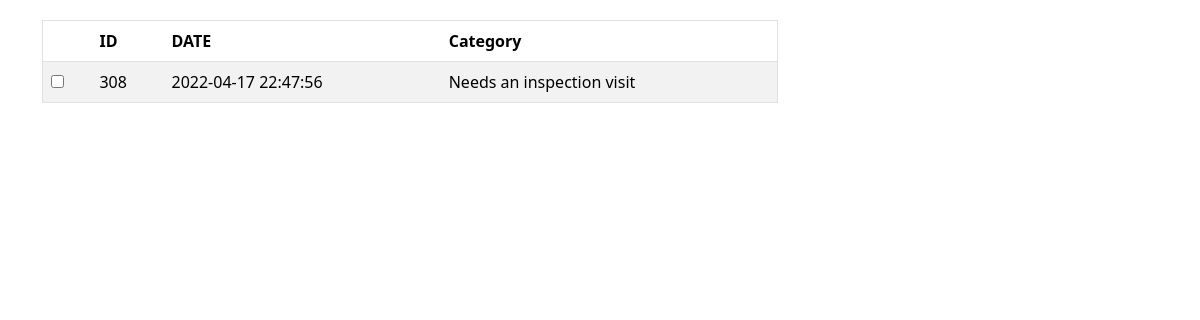
Page /worker1.php on the earlier database version.
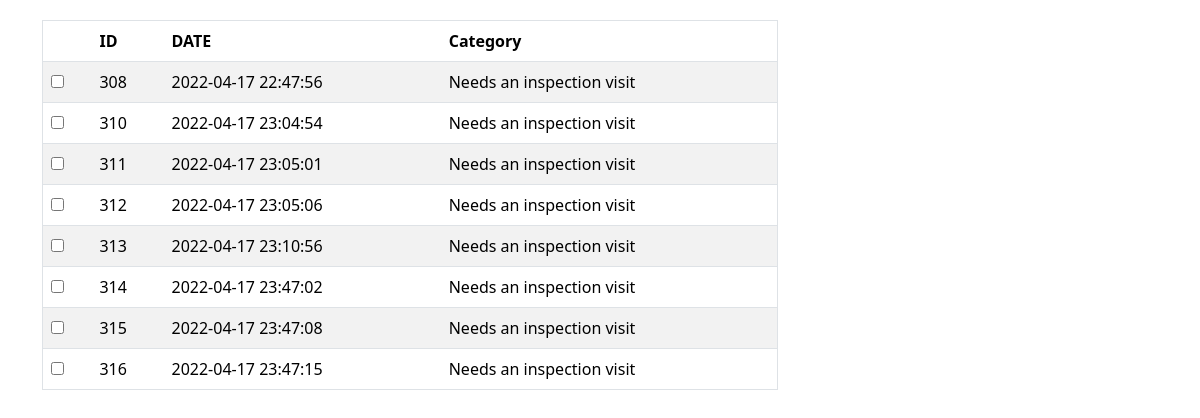
Same page on the later database version.
### tables this page shows
CREATE TABLE `assign` (
  `userId` int(4) NOT NULL,
  `compliantId` int(11) NOT NULL,
  `saved` int(1) NOT NULL
);

CREATE TABLE `complaint` (
  `complaintId` int(11) NOT NULL,
  `date` timestamp NOT NULL DEFAULT current_timestamp(),
  `category` varchar(50) NOT NULL,
  `status` varchar(20) NOT NULL DEFAULT 'Not Processed',
  `description` varchar(500) DEFAULT NULL,
  `images` text DEFAULT NULL,
  `roomNum` varchar(8) NOT NULL,
  `idofuser` int(4) NOT NULL
);

### worker1.php (the view, shortened to what this page needs)
<?php
$servername = "localhost";
$username = "root";
$password = "";
$dbname = "muqu";
$con = mysqli_connect($servername, $username, $password, $dbname) or die("Error: " . mysqli_error($con));
$result = @mysqli_query($con, "SELECT * FROM complaint pk, assign fk where pk.complaintId =fk.compliantId") or die("Error: " . mysqli_error($con));
?>
<!DOCTYPE html>
<html>
<head>
    <link rel="stylesheet" href="css/bootstrap.css" type="text/css" />
</head>
<body>
<div class="container" style="margin-top: 20px;">
    <div class="row">
        <div class="col-md-8 col-md-offset-2">
            <form action="index.php" method="post">
            <table border="1" class="table table-striped table-hover">
                <thead>
                    <tr>
                    <th>  </th>
                    <th>ID  </th>
                    <th>DATE</th>
                    <th>Category</th>
                    </tr>
                </thead>
                <tbody>
                <?php while($row = mysqli_fetch_assoc($result)) { ?>
                <tr>
                    <td><input name="chk_id[]" type="checkbox" class='chkbox' value="<?php echo $row['complaintId']; ?>"/></td>
                    <td><?php echo $row['complaintId']; ?></td>
                    <td><?php echo $row['date']; ?></td>
                    <td><?php echo $row['category']; ?></td>
                </tr>
                <?php } ?>
                </tbody>
            </table>
            </form>
        </div>
    </div>
</div>
</body>
</html>

Differences in the rows shown:
added assign: compliantId.complaintId "310", compliantId.date "2022-04-17 23:04:54", compliantId.category "Needs an inspection visit"
added assign: compliantId.complaintId "311", compliantId.date "2022-04-17 23:05:01", compliantId.category "Needs an inspection visit"
added assign: compliantId.complaintId "312", compliantId.date "2022-04-17 23:05:06", compliantId.category "Needs an inspection visit"
added assign: compliantId.complaintId "313", compliantId.date "2022-04-17 23:10:56", compliantId.category "Needs an inspection visit"
added assign: compliantId.complaintId "314", compliantId.date "2022-04-17 23:47:02", compliantId.category "Needs an inspection visit"
added assign: compliantId.complaintId "315", compliantId.date "2022-04-17 23:47:08", compliantId.category "Needs an inspection visit"
added assign: compliantId.complaintId "316", compliantId.date "2022-04-17 23:47:15", compliantId.category "Needs an inspection visit"
